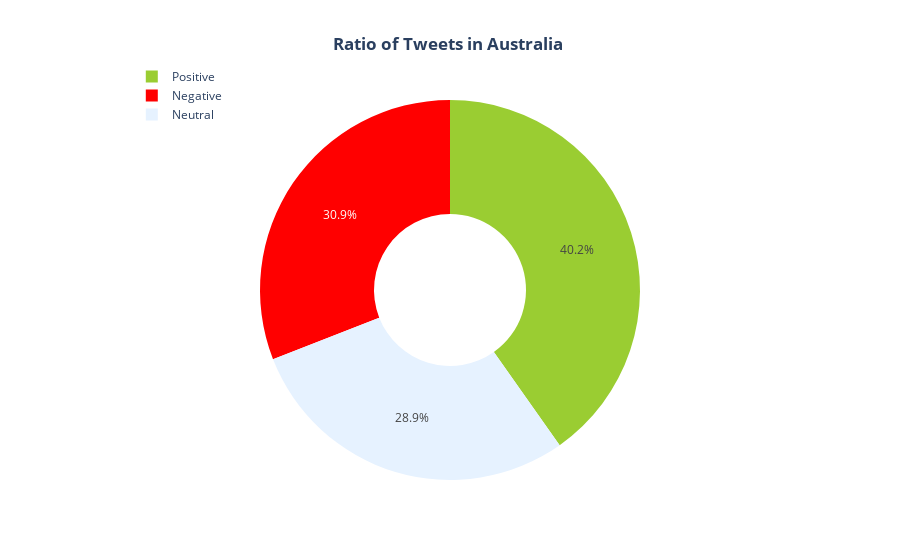

Source (notebook cell):
### Code cell
#PIE chart of tweets in Australia

# positive df 
pos_len = len(composite_df[(composite_df.composite_sentiment == 'Positive') & (composite_df.location == 'Australia')].axes[0])

# negative df
neu_len = len(composite_df[(composite_df.composite_sentiment == 'Neutral') & (composite_df.location == 'Australia')].axes[0])

# neutral df
neg_len = len(composite_df[(composite_df.composite_sentiment == 'Negative') & (composite_df.location == 'Australia')].axes[0])

data = {
   "values": [pos_len, neg_len, neu_len],
   "labels": ['Positive', 'Negative', 'Neutral'],
   "domain": {"column": 0},
   "name": "Australia",
   "hoverinfo":"label+percent+name",
   "hole": .4,
   "type": "pie",
    "marker": {'colors': ['#9ACD32', '#ff0000', '#e6f2ff']}

}
layout = go.Layout(title="<b>Ratio of Tweets in Australia </b><br>", legend=dict(x=0.07, y=1.1))  #, orientation="h"

data = [data]
fig = go.Figure(data = data, layout = layout)
fig.update_layout(title_x=0.5)
fig.show()

### Figure 1 — Plotly figure (JSON) as saved in the notebook; plotly's stock layout.template omitted (floating-point values rounded to 4 significant figures)
{"data": [{"domain": {"column": 0}, "name": "Australia", "labels": ["Positive", "Negative", "Neutral"], "values": [39, 30, 28], "hoverinfo": "label+percent+name", "marker": {"colors": ["#9ACD32", "#ff0000", "#e6f2ff"]}, "hole": 0.4, "type": "pie"}], "layout": {"legend": {"y": 1.1, "x": 0.07}, "title": {"text": "<b>Ratio of Tweets in Australia </b><br>", "x": 0.5}}}
